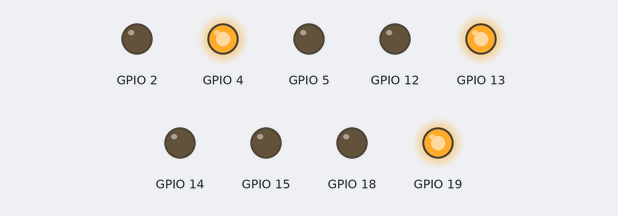
Simulated run of this sketch. Board: ESP32. Parts: output pins drawn as LEDs (lit = HIGH). What the sketch prints to the serial monitor is not drawn.

Above: at 2.5 s.
At 12.5 s:
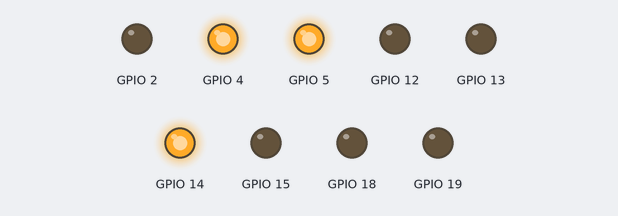
At 17.5 s:
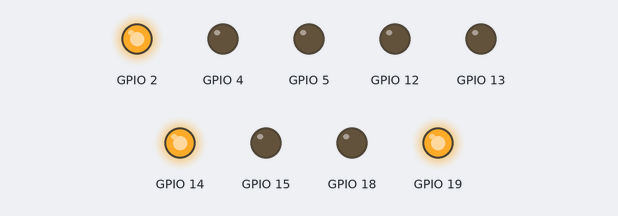
At 22.5 s:
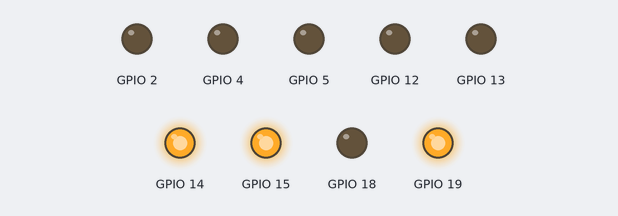
At 27.5 s:
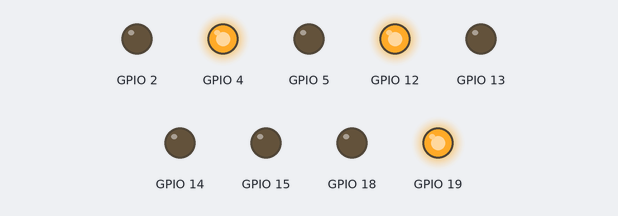
At 42.5 s:
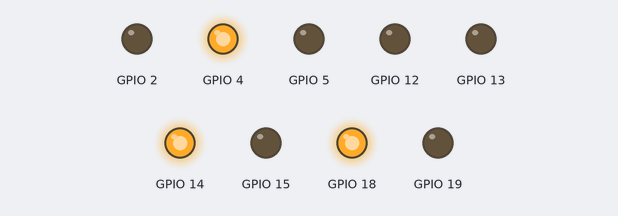
Timing chart, 0 to 45.5 s (numbered marks = the images above):
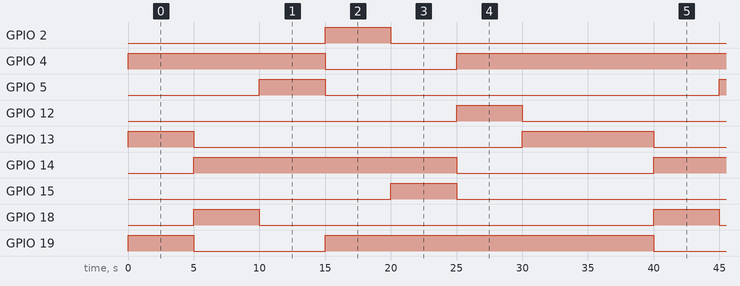

The sketch:

tc.dian.ino
```cpp
void setup() {
  // put your setup code here, to run once:
  Serial.begin(115200);
  Serial.println("Hello, ESP32!");
  pinMode(4, OUTPUT);
  pinMode(2, OUTPUT);
  pinMode(15, OUTPUT);
  pinMode(5, OUTPUT);
  pinMode(18, OUTPUT);
  pinMode(19, OUTPUT);
  pinMode(14, OUTPUT);
  pinMode(12, OUTPUT);
  pinMode(13, OUTPUT);
}

void loop() {
 digitalWrite(19, HIGH);
 digitalWrite(4, HIGH);
 digitalWrite(13, HIGH);
 delay(5000);
 digitalWrite(19, LOW);
 digitalWrite(4, LOW);
 digitalWrite(13, LOW);
 //1

 digitalWrite(14, HIGH);
 digitalWrite(18, HIGH);
 digitalWrite(4, HIGH);
 delay(5000);
 digitalWrite(14, LOW);
 digitalWrite(18, LOW);
 digitalWrite(4, LOW);
 //2

 digitalWrite(14, HIGH);
 digitalWrite(5, HIGH);
 digitalWrite(4, HIGH);
 delay(5000);
 digitalWrite(14, LOW);
 digitalWrite(5, LOW);
 digitalWrite(4, LOW);
 //3

 digitalWrite(14, HIGH);
 digitalWrite(19, HIGH);
 digitalWrite(2, HIGH);
 delay(5000);
 digitalWrite(15, LOW);
  digitalWrite(19, LOW);
 digitalWrite(2, LOW);
//4

 digitalWrite(14, HIGH);
 digitalWrite(19, HIGH);
 digitalWrite(15, HIGH);
 delay(5000);
 digitalWrite(14, LOW);
  digitalWrite(19, LOW);
 digitalWrite(15, LOW);
 //5

 digitalWrite(12, HIGH);
 digitalWrite(19, HIGH);
 digitalWrite(4, HIGH);
 delay(5000);
 digitalWrite(12, LOW);
  digitalWrite(19, LOW);
 digitalWrite(4, LOW);
 //6

 digitalWrite(13, HIGH);
 digitalWrite(19, HIGH);
 digitalWrite(4, HIGH);
 delay(5000);
 digitalWrite(13, LOW);
  digitalWrite(19, LOW);
 digitalWrite(4, LOW);
 //7


}
```

Measured:
- by itself, GPIO 2, GPIO 5, GPIO 12, GPIO 15, GPIO 18: alternates HIGH for 5.0 s and LOW for 30.0 s
- by itself, GPIO 4, GPIO 19: repeats every 35.0 s: LOW 10.0 s, HIGH 25.0 s
- by itself, GPIO 13: repeats every 35.0 s: LOW 25.0 s, HIGH 10.0 s
- by itself, GPIO 14: alternates HIGH for 20.0 s and LOW for 15.0 s
